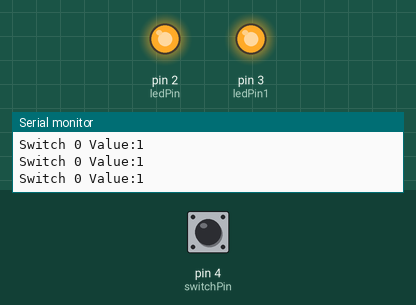
The sketch below on a simulated Arduino Uno, built with avr-gcc and run on an emulated ATmega328P. Parts: output pins drawn as LEDs (lit = HIGH), the last lines printed to the serial monitor. The inputs (shaded band) are chosen by the test bench; at power-on: pin 4 (switchPin) HIGH.

Above: at 1.2 s.
1.3 s: pin 4 (switchPin) pulled LOW for 0.15 s
At 1.41 s:
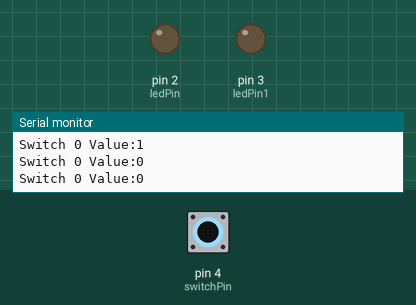
2.9 s: pin 4 (switchPin) pulled LOW for 3.2 s
At 7.5 s:
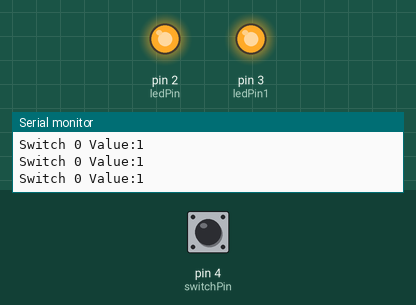
Timing chart, 0 to 9.0 s (numbered marks = the images above; inputs shaded):
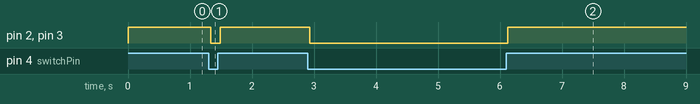

The sketch:

projektDos.ino
```cpp
const int ledPin = 2;
const int ledPin1 = 3;
const int switchPin= 4;
//space is allocated in the arduino and saving 2/3 here


//#define ledP0 2
// whenever the code sees ledP0, it's replaced with 2

void setup() {
  // put your setup code here, to run once:
Serial.begin(9600);
// opens up the serial port, a highway?, 9600 here refers to bits per second
pinMode(2, OUTPUT);
pinMode(3, OUTPUT);
pinMode(4,INPUT);
}

void loop() {
  // put your main code here, to run repeatedly:
int switchPinRead = digitalRead(4);
 Serial.print("Switch 0 Value:");
 Serial.println(switchPinRead);

digitalWrite(2,switchPinRead);
digitalWrite(3,switchPinRead);


}
```

Measured:
- after the input at 1.3 s, pin 2 (ledPin), pin 3 (ledPin1): HIGH → LOW at once, → HIGH 0.15 s later
- after the input at 2.9 s, pin 2 (ledPin), pin 3 (ledPin1): HIGH → LOW at once, → HIGH 3.2 s later
